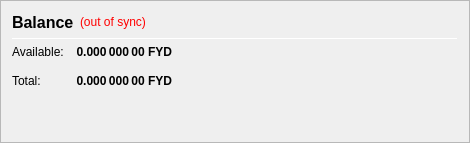
                   <widget class="QFrame" name="frame_CombinedBalances">
                    <property name="minimumSize">
                     <size>
                      <width>470</width>
                      <height>0</height>
                     </size>
                    </property>
                    <property name="frameShape">
                     <enum>QFrame::StyledPanel</enum>
                    </property>
                    <property name="frameShadow">
                     <enum>QFrame::Raised</enum>
                    </property>
                    <layout class="QVBoxLayout" name="verticalLayout_5">
                     <item>
                      <layout class="QHBoxLayout" name="horizontalLayout_5" stretch="0,0,0">
                       <item>
                        <widget class="QLabel" name="label_5z">
                         <property name="minimumSize">
                          <size>
                           <width>0</width>
                           <height>20</height>
                          </size>
                         </property>
                         <property name="font">
                          <font>
                           <pointsize>12</pointsize>
                           <weight>75</weight>
                           <bold>true</bold>
                          </font>
                         </property>
                         <property name="toolTip">
                          <string>Balance (including unconfirmed and immature coins)</string>
                         </property>
                         <property name="text">
                          <string>Balance</string>
                         </property>
                        </widget>
                       </item>
                       <item>
                        <widget class="QLabel" name="labelWalletStatus">
                         <property name="cursor">
                          <cursorShape>WhatsThisCursor</cursorShape>
                         </property>
                         <property name="toolTip">
                          <string>The displayed information may be out of date. Your wallet automatically synchronizes with the FydCoin network after a connection is established, but this process has not completed yet.</string>
                         </property>
                         <property name="styleSheet">
                          <string notr="true">QLabel { color: red; }</string>
                         </property>
                         <property name="text">
                          <string notr="true">(out of sync)</string>
                         </property>
                         <property name="alignment">
                          <set>Qt::AlignLeading|Qt::AlignLeft|Qt::AlignVCenter</set>
                         </property>
                        </widget>
                       </item>
                       <item>
                        <spacer name="horizontalSpacer_1">
                         <property name="orientation">
                          <enum>Qt::Horizontal</enum>
                         </property>
                         <property name="sizeHint" stdset="0">
                          <size>
                           <width>40</width>
                           <height>20</height>
                          </size>
                         </property>
                        </spacer>
                       </item>
                      </layout>
                     </item>
                     <item>
                      <widget class="Line" name="line_CombinedBalance">
                       <property name="minimumSize">
                        <size>
                         <width>0</width>
                         <height>1</height>
                        </size>
                       </property>
                       <property name="maximumSize">
                        <size>
                         <width>16777215</width>
                         <height>1</height>
                        </size>
                       </property>
                       <property name="orientation">
                        <enum>Qt::Horizontal</enum>
                       </property>
                      </widget>
                     </item>
                     <item>
                      <layout class="QGridLayout" name="gridLayout_3">
                       <property name="spacing">
                        <number>12</number>
                       </property>
                       <item row="1" column="0">
                        <widget class="QLabel" name="labelBalanceTextz">
                         <property name="text">
                          <string>Available:</string>
                         </property>
                        </widget>
                       </item>
                       <item row="1" column="1">
                        <widget class="QLabel" name="labelBalancez">
                         <property name="font">
                          <font>
                           <weight>75</weight>
                           <bold>true</bold>
                          </font>
                         </property>
                         <property name="cursor">
                          <cursorShape>IBeamCursor</cursorShape>
                         </property>
                         <property name="toolTip">
                          <string>Your current spendable balance</string>
                         </property>
                         <property name="text">
                          <string notr="true">0.000 000 00 FYD</string>
                         </property>
                         <property name="alignment">
                          <set>Qt::AlignRight|Qt::AlignTrailing|Qt::AlignVCenter</set>
                         </property>
                         <property name="textInteractionFlags">
                          <set>Qt::LinksAccessibleByMouse|Qt::TextSelectableByKeyboard|Qt::TextSelectableByMouse</set>
                         </property>
                        </widget>
                       </item>
                       <item row="2" column="0">
                        <widget class="QLabel" name="labelTotalTextz">
                         <property name="text">
                          <string>Total:</string>
                         </property>
                        </widget>
                       </item>
                       <item row="2" column="1">
                        <widget class="QLabel" name="labelTotalz">
                         <property name="font">
                          <font>
                           <weight>75</weight>
                           <bold>true</bold>
                          </font>
                         </property>
                         <property name="cursor">
                          <cursorShape>IBeamCursor</cursorShape>
                         </property>
                         <property name="toolTip">
                          <string>Total Balance, including all unavailable coins.</string>
                         </property>
                         <property name="text">
                          <string notr="true">0.000 000 00 FYD</string>
                         </property>
                         <property name="alignment">
                          <set>Qt::AlignRight|Qt::AlignTrailing|Qt::AlignVCenter</set>
                         </property>
                         <property name="textInteractionFlags">
                          <set>Qt::LinksAccessibleByMouse|Qt::TextSelectableByKeyboard|Qt::TextSelectableByMouse</set>
                         </property>
                        </widget>
                       </item>
                       <item row="2" column="3">
                        <spacer name="horizontalSpacer_2">
                         <property name="orientation">
                          <enum>Qt::Horizontal</enum>
                         </property>
                         <property name="sizeHint" stdset="0">
                          <size>
                           <width>40</width>
                           <height>20</height>
                          </size>
                         </property>
                        </spacer>
                       </item>
                      </layout>
                     </item>
                     <item>
                      <spacer name="verticalSpacer_1">
                       <property name="orientation">
                        <enum>Qt::Vertical</enum>
                       </property>
                       <property name="sizeHint" stdset="0">
                        <size>
                         <width>20</width>
                         <height>40</height>
                        </size>
                       </property>
                      </spacer>
                     </item>
                    </layout>
                   </widget>
